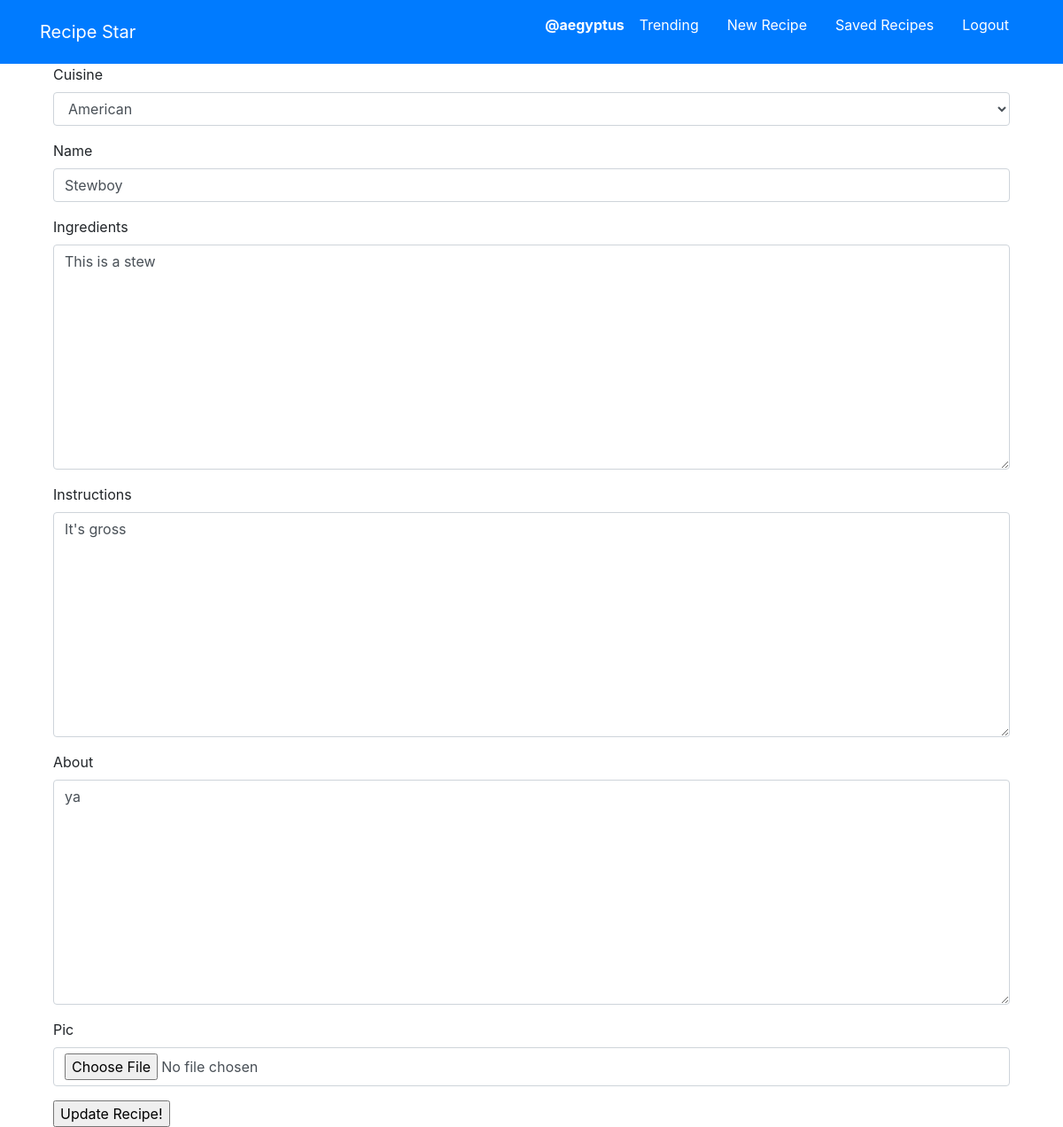
The app's page /recipies/update/10/ (signed in) with its own data.
### recipies/models.py (models this page shows, shortened)
class Cuisine(models.Model):
    cuisine=models.CharField(max_length=50)
    def __str__(self):
        return self.cuisine

class Recipe(models.Model):
    user = models.ForeignKey(auth.models.User, on_delete=models.CASCADE, related_name='recipes')
    name = models.CharField(max_length=100)
    instructions = models.TextField()
    ingredients = models.TextField()
    created_at = models.DateTimeField(auto_now=True)
    about = models.TextField(blank=True, default='')
    cuisine = TaggableManager()
    pic = models.ImageField(upload_to=UploadToPathAndRename('images'), null=True, blank=True)
    like_id = models.CharField(max_length=20, editable=False)
    save_id = models.CharField(max_length=20, editable=False)
    cuisine=models.ForeignKey(Cuisine, on_delete=models.CASCADE, null=True, blank=True)
    class Meta:
        ordering = ['-created_at']

### recipies/views.py (the view)
# urls.py: path('update/<int:pk>/', views.EditRecipeView.as_view(), name='update'),
class EditRecipeView(OwnershipMixin, generic.UpdateView, SelectRelatedMixin):
    model = models.Recipe
    select_related=('user')
    fields = ('cuisine', 'name', 'ingredients', 'instructions', 'about', 'cuisine', 'pic')
    template_name = 'recipies/recipe_update.html'

### recipies/views.py (called while the page is built)
    def dispatch(self, request, *args, **kwargs):
        self.request = request
        self.args = args
        self.kwargs = kwargs
        current_user = request.user
        object_owner = getattr(self.get_object(), 'user')
        if current_user.username != object_owner.username:
            raise PermissionDenied
        return super(OwnershipMixin, self).dispatch(request, *args, **kwargs)

### recipies/templates/recipies/recipe_update.html (shortened to what this page needs)
{% extends 'base.html' %}
{% load bootstrap4 %}
{% block content %}
<div class="container">
  <form action="{% url 'recipies:update' pk=recipe.pk%}" method="post" enctype="multipart/form-data">
    {% bootstrap_form form %}
    <input type="submit" value="Update Recipe!">
  </form>
</div>
{% endblock %}

### templates/base.html (shortened to what this page needs)
<!DOCTYPE html>
{% load staticfiles %}
<html>
  <head>
    <link rel="stylesheet" href="https://maxcdn.bootstrapcdn.com/bootstrap/4.0.0/css/bootstrap.min.css">
    <link rel="stylesheet" href="{% static 'css/basesheet.css' %}">
  </head>
  <body>
    <nav class='navbar navbar-light bg-primary text-white navbar-fixed-top' role='navigation' id='navbar'>
      <div class="container text-white">
        <a class='navbar-brand mynav text-white'
        href="{% url 'home' %}">Recipe Star</a>
        <ul class='nav navbar-light'>
        {% if user.is_authenticated %}
        <li class='nav-item'>
          <a class='nav-link text-white' href="{% url 'recipies:by_recipe' username=user.username %}">
          <div class="row">
            <strong>
             <p>@{{user.username}}</p>
           </strong>
          </div>
        </a>
        </li>
        <li class='nav-item'> <a class='nav-link text-white' href="{% url 'recipies:trending' %}">Trending</a> </li>
        <li class='nav-item'> <a class='nav-link text-white' href="{% url 'recipies:create' %}">New Recipe</a> </li>
        <li class='nav-item'> <a class='nav-link text-white' href="{% url 'recipies:saved_list' %}">Saved Recipes</a> </li>
        <li class='nav-item'> <a class='nav-link text-white' href="{% url 'accounts:logout' %}">Logout</a> </li>
        {% endif %}
      </ul>
      </div>
    </nav>
    <div class="container">
      {% block content %}
      {% endblock %}
    </div>
</html>

### records on screen
Cuisine: cuisine "American"
Recipe: name "Stewboy", ingredients "This is a stew", instructions "It's gross", about "ya"

### other values on screen
{{ user.username }} "aegyptus"
